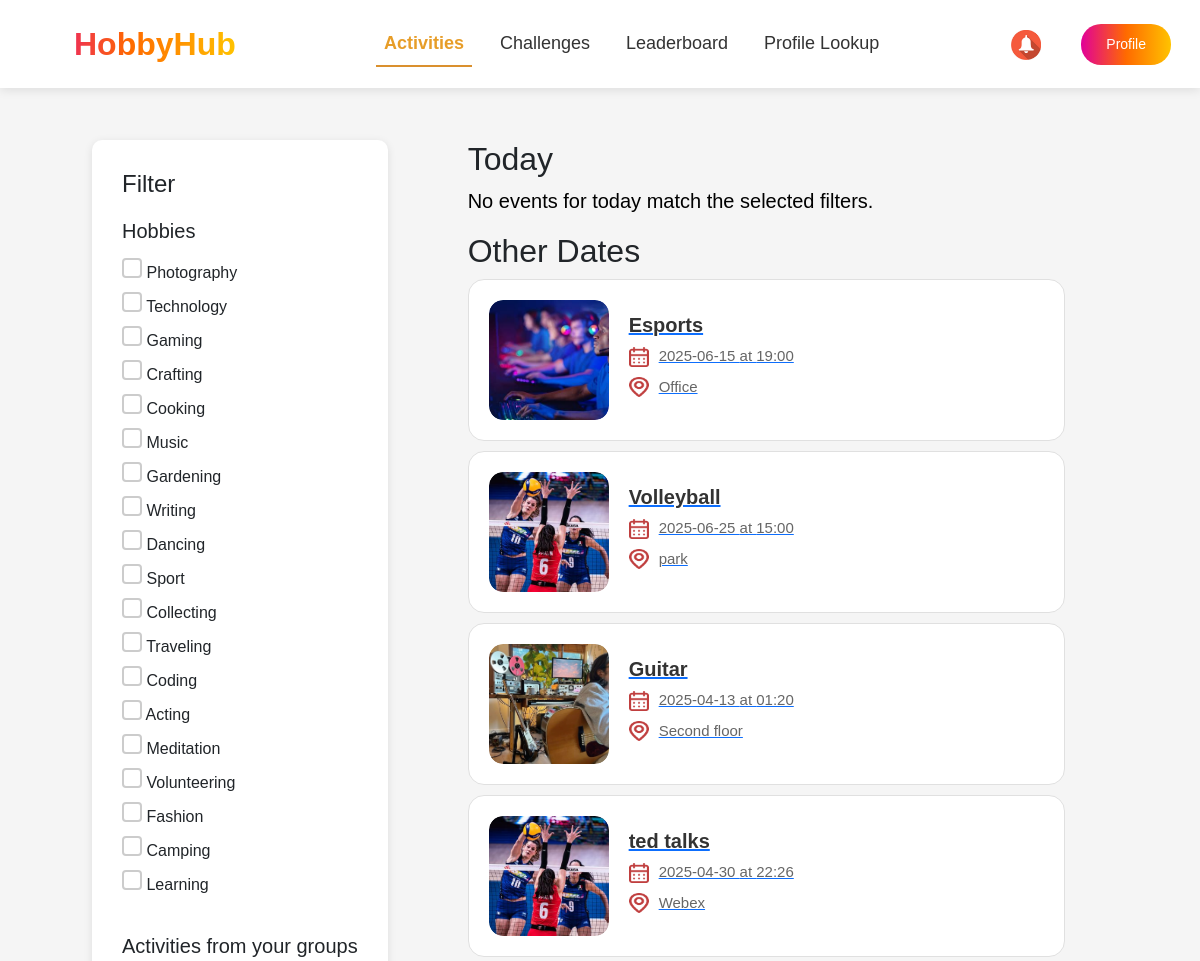
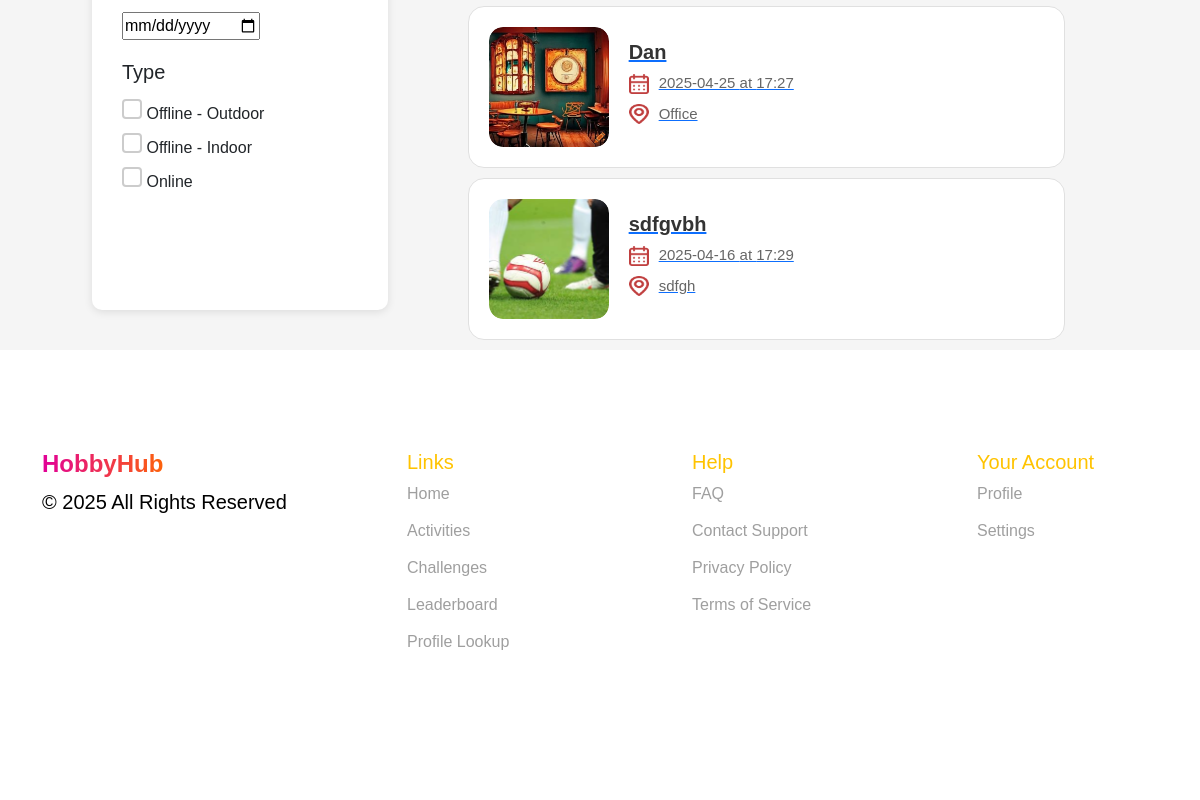
Screenshot of /user_activities/ (signed in) with the database file from the repository (2 pictures, top to bottom).
### events/models.py (models this page shows, shortened)
class Hobby(models.Model):
    name = models.CharField(max_length=100, unique=True, verbose_name="Hobby Name")

class Event(models.Model):
    EVENT_TYPES = [
        ('offline-outdoor', 'Offline - Outdoor'),
        ('offline-indoor', 'Offline - Indoor'),
        ('online', 'Online'),
    ]
    EVENT_STATUS = [
        ('upcoming', 'Upcoming'),
        ('in_progress', 'In Progress'),
        ('completed', 'Completed'),
    ]
    title = models.CharField(max_length=150)
    description = models.TextField()
    location = models.CharField(max_length=250)
    date = models.DateField()
    time = models.TimeField()
    event_type = models.CharField(max_length=15, choices=EVENT_TYPES, default='offline-indoor')
    status = models.CharField(max_length=12, choices=EVENT_STATUS, default='upcoming')
    hobbies = models.ManyToManyField(Hobby, related_name='events')
    image = models.ImageField(upload_to='event_images/', null=True, blank=True)
    company = models.ForeignKey(
        Company,
        to_field='company_id',
        on_delete=models.CASCADE,
        related_name='events',
        verbose_name="Company"
    )
    diamonds = models.IntegerField(default=0, verbose_name="Diamonds")
    quota = models.IntegerField(default=10, verbose_name="Quota")
    participants = models.ManyToManyField(Employee, related_name='events', blank=True)

### events/views.py (the view)
# urls.py: path('user_activities/', user_activities, name='user_activities'),
@role_required("employee")
@approval_required
def user_activities(request):
    now = timezone.localtime(timezone.now())
    today_start = now.replace(hour=0, minute=0, second=0, microsecond=0)
    today_end = today_start + timedelta(days=1)
    nickname = request.session.get("nickname")
    if not nickname:
        return redirect("sign_in")
    try:
        employee = Employee.objects.get(nickname=nickname)
        company = employee.company
    except Employee.DoesNotExist:
        return redirect("sign_in")
    events = Event.objects.filter(company=company).exclude(status='completed')
    hobbies = Hobby.objects.all()
    today_events = []
    other_events = []
    for event in events:
        event_datetime = timezone.make_aware(
            datetime.combine(event.date, event.time)
        )
        event_data = {
            'id': event.id,
            'title': event.title,
            'description': event.description,
            'location': event.location,
            'date': event.date.strftime('%Y-%m-%d'),
            'time': event.time.strftime('%H:%M'),
            'datetime': event_datetime.isoformat(),
            'event_type': event.event_type,
            'hobbies': [hobby.name for hobby in event.hobbies.all()],
            'image': event.image.url if event.image else None,
        }
        if today_start <= event_datetime < today_end:
            today_events.append(event_data)
        else:
            other_events.append(event_data)
    events_data = json.dumps({
        'today_events': today_events,
        'other_events': other_events,
    })
    return render(request, 'user_activities.html', {
        'today_events': today_events,
        'other_events': other_events,
        'hobbies': hobbies,
        'events_data': events_data,
        'current_datetime': now.isoformat(),
    })

### events/views.py (called while the page is built)
def role_required(role):
    def decorator(view_func):
        @wraps(view_func)
        def wrapper(request, *args, **kwargs):
            if role == "employee" and not request.session.get("nickname"):
                return redirect(f"/sign_in/?next={request.get_full_path()}")
            if role == "organizer" and not request.session.get("company_id"):
                return redirect(f"/sign_in/?next={request.get_full_path()}")
            return view_func(request, *args, **kwargs)
        return wrapper
    return decorator

def approval_required(view_func):
    @wraps(view_func)
    def _wrapped_view(request, *args, **kwargs):
        nickname = request.session.get("nickname")
        if not nickname:
            return redirect("sign_in")
        user = Employee.objects.filter(nickname=nickname).first()
        if not user or not user.is_approved:
            return redirect("")
        return view_func(request, *args, **kwargs)
    return _wrapped_view

### events/templates/user_activities.html (shortened to what this page needs)
{% extends 'user_base.html' %}
{% load static %}
{% block extra_css %}
    <link href="https://fonts.cdnfonts.com/css/gilroy-bold" rel="stylesheet">
    <link rel="stylesheet" href="{% static 'css/user-activities.css' %}">
    <link rel="stylesheet" href="{% static 'css/sass_styles.css' %}">
    <link rel="stylesheet" href="https://cdn.jsdelivr.net/npm/swiper/swiper-bundle.min.css">
    <link rel="stylesheet" href="https://cdn.jsdelivr.net/npm/bootstrap@5.3.0/dist/css/bootstrap.min.css">
    <link rel="stylesheet" href="{% static 'css/organizer-styles.css' %}">
{% endblock %}
{% block content %}
    <div class="container-act" style="margin-top: 100px">
        <aside class="filter-panel">
            <h4>Filter</h4>
            <h5 style="margin-top: 20px">Hobbies</h5>
            <ul id="hobby-filters">
                {% for hobby in hobbies %}
                    <li>
                        <input type="checkbox" value="{{ hobby.name }}"> {{ hobby.name }}
                    </li>
                {% endfor %}
            </ul>
            <h5 style="margin-top: 20px">Activities from your groups</h5>
            <input type="date" id="date-filter">
            <h5 style="margin-top: 20px">Type</h5>
            <ul>
                <li><input type="checkbox" value="offline-outdoor"> Offline - Outdoor</li>
                <li><input type="checkbox" value="offline-indoor"> Offline - Indoor</li>
                <li><input type="checkbox" value="online"> Online</li>
            </ul>
        </aside>
        <main class="event-list" style="padding-left: 50px;">
            <h2>Today</h2>
            <div id="today-events">
                <p id="no-events-today" style="display: none;">No events for today match the selected filters.</p>
            </div>
            <h2>Other Dates</h2>
            <div id="other-events">
                {% for event in other_events %}
                    <a href="{% url 'activity_details' event.id %}" class="event-link">
                        <div class="event-container">
                            <div class="event event-card" data-date="{{ event.date }}" data-hobbies="{{ event.hobbies|join:',' }}" data-type="{{ event.event_type }}" >
                                <div class="event-image">
                                    <img src="{{ event.image }}" alt="{{ event.title }}">
                                </div>
                                <div class="event-details">
                                    <h3>{{ event.title }}</h3>
                                    <p><img src="{% static 'images/your_act_calendar.png' %}" alt="Date" class="icon">{{ event.date }} at {{ event.time }}</p>
                                    <p><img src="{% static 'images/your_act_location.png' %}" alt="Location" class="icon">{{ event.location }}</p>
                                </div>
                            </div>
                        </div>
                    </a>
                {% endfor %}
            </div>
        </main>
    </div>
{% endblock %}

### events/static/css/user-activities.css (style rules this page uses)
body { font-family: 'Gilroy-Medium', sans-serif; }
body h1, h2, h3, h4,h5,h6, header { font-family: 'Gilroy-Bold', sans-serif; }
.container-act { width: 100%; display: flex; margin-top: 100px; padding-top: 40px; }
.filter-panel { max-width: 36%; margin-left: 50px; padding: 30px; background: #fff; border-radius: 10px; box-shadow: 0 2px 8px rgba(0, 0, 0, 0.1); margin-bottom: 40px; }
.filter-panel h4, .filter-panel h5 { margin-bottom: 15px; }
.filter-panel ul { list-style: none; padding: 0; padding-bottom: 10px; }
.filter-panel li { margin-bottom: 7px; }
input[type="checkbox"] { appearance: none; width: 20px; height: 20px; border-radius: 4px; border: 2px solid #ccc; cursor: pointer; transition: all 0.3s ease-in-out; background-color: #fff; }
.event-list { width: 58%; margin-left: 30px; padding-left: 30px; }
.event-card { display: flex; align-items: center; background: #ffffff; border-radius: 12px; padding: 30px; border: 1px solid #e0e0e0; transition: all 0.3s ease-in-out; margin-bottom: 10px; }
.event-image { border-radius: 14px; overflow: hidden; }
.event-image img { width: 100%; height: 100%; object-fit: cover; border-radius: 14px; }
.event-details { padding-left: 20px; flex: 1; }
.event-details h3 { margin: 0; font-size: 20px; font-weight: bold; color: #333; }
.event-details p { margin: 8px 0; font-size: 15px; color: #666; display: flex; align-items: center; font-weight: 500; }
.icon { width: 20px; height: 20px; margin-right: 10px; opacity: 0.8; }

### events/static/css/organizer-styles.css (style rules this page uses)
body { font-family: 'Gilroy-Medium', sans-serif; background-color: #F5F5F5; }
body h1, h2, h3, h4,h5,h6, header { font-family: 'Gilroy-Bold', sans-serif; }
p { color: #000000; font-weight: 400; font-size: 20px; }
.event-card { display: flex; align-items: center; background: #ffffff; border-radius: 16px; padding: 20px; position: relative; overflow: hidden; transition: all 0.3s ease-in-out; border: 1px solid #e0e0e0; }
.event-image { width: 120px; height: 120px; border-radius: 14px; overflow: hidden; flex-shrink: 0; position: relative; }
.event-image img { width: 100%; height: 100%; object-fit: cover; border-radius: 14px; transition: transform 0.3s ease-in-out; }
.event-details { padding-left: 20px; flex: 1; }
.event-details h3 { margin: 0; font-size: 20px; font-weight: bold; color: #333; }
.event-details p { margin: 8px 0; font-size: 15px; color: #666; display: flex; align-items: center; font-weight: 500; }
.icon { width: 20px; height: 20px; margin-right: 10px; opacity: 0.8; transition: opacity 0.3s ease-in-out; }

### rows the page displays
Hobby: name "Photography"
Hobby: name "Technology"
Hobby: name "Gaming"
Hobby: name "Crafting"
Hobby: name "Cooking"
Hobby: name "Music"
Hobby: name "Gardening"
Hobby: name "Writing"
Hobby: name "Dancing"
Hobby: name "Sport"
Hobby: name "Collecting"
Hobby: name "Traveling"
Hobby: name "Coding"
Hobby: name "Acting"
Hobby: name "Meditation"
Hobby: name "Volunteering"
Hobby: name "Fashion"
Hobby: name "Camping"
Hobby: name "Learning"
Event: title "Esports", location "Office"
Event: title "Volleyball", location "park"
Event: title "Guitar", location "Second floor"
Event: title "ted talks", location "Webex"
Event: title "Dan", location "Office"
Event: title "sdfgvbh", location "sdfgh"

### other values shown
{{ event.date }} "2025-06-15" "2025-06-25" "2025-04-13" "2025-04-30" "2025-04-25" "2025-04-16"
{{ event.time }} "19:00" "15:00" "01:20" "22:26" "17:27" "17:29"
